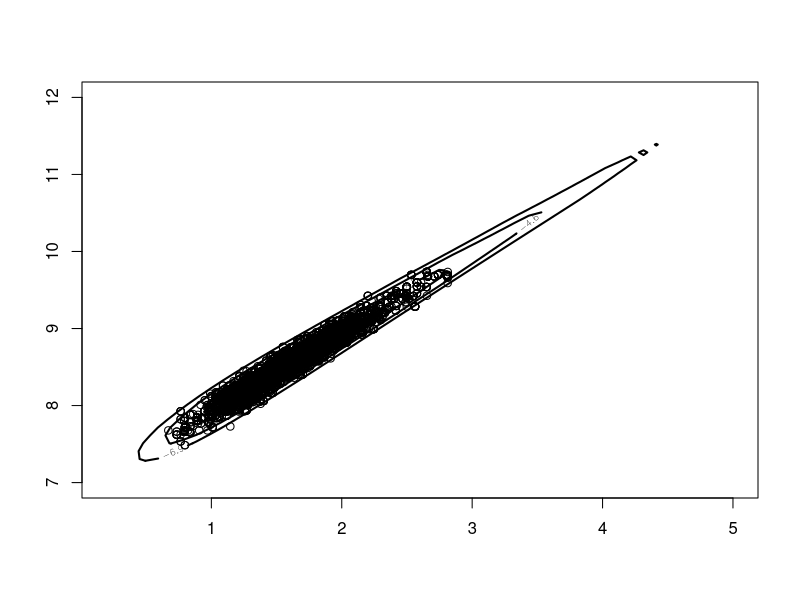
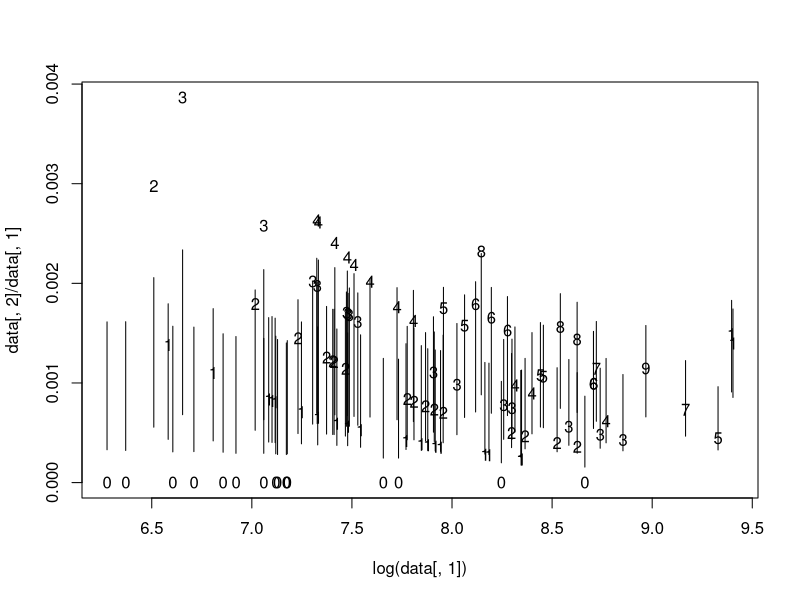

Recreate these plots in R, in order.
library(LearnBayes)
data(hearttransplants)
data <- hearttransplants
fun <- function(theta, data) {
  alpha <- exp(theta[1])
  beta <- exp(theta[2])
  y <- data[, 2]
  e <- data[, 1]
  val <- -94 * lgamma(alpha) + sum(alpha * log(beta) + lgamma(alpha + y) -
    (alpha + y) * log(beta + e)) - 2*log(alpha + 1) - 2*log(beta + 1) + 
    + log(alpha) + log(beta)
  return(val)
}
fit <- laplace(fun, c(4, 9), data)
fun(c(9, 8), data)


mycontour(fun, c(0.2, 5, 7, 12), data)

set.seed(123)
r <- gibbs(fun, start = c(2, 9), 10000, c(0.85, 0.85), data)
points(r[[1]])

alpha <- exp(r[[1]][, 1])
beta <- exp(r[[1]][, 2])
plot(log(data[, 1]), data[, 2]/data[, 1], pch = as.character(data[, 2]))
for (i in 1:94){
  lami <- rgamma(10000, data[i, 2] + alpha, data[i, 1] + beta)
  probint <- quantile(lami, probs = c(0.05, 0.95))
  lines(log(data[i, 1])*c(1, 1), probint)
}

  
  
